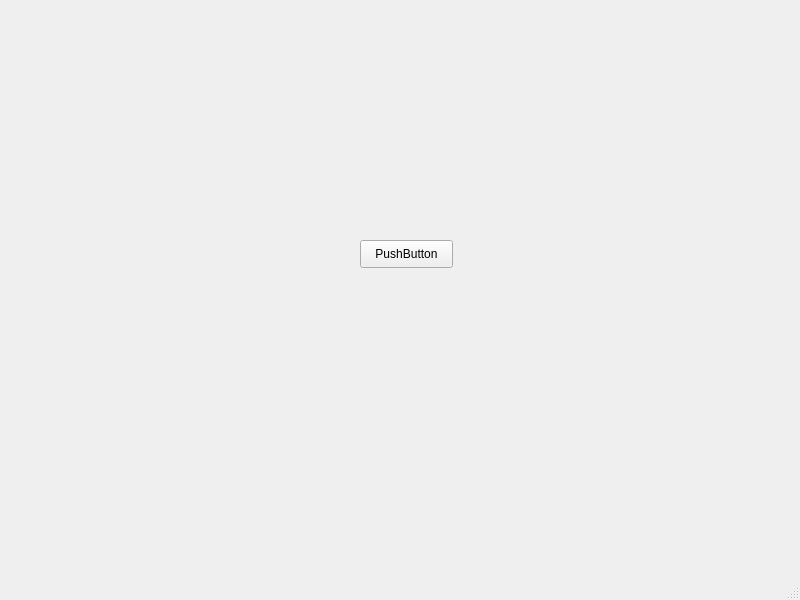
<?xml version="1.0" encoding="UTF-8"?>
<ui version="4.0">
 <class>MainWindow</class>
 <widget class="QMainWindow" name="MainWindow">
  <property name="geometry">
   <rect>
    <x>0</x>
    <y>0</y>
    <width>800</width>
    <height>600</height>
   </rect>
  </property>
  <property name="windowTitle">
   <string>MainWindow</string>
  </property>
  <widget class="QWidget" name="centralwidget">
   <widget class="QPushButton" name="pushButton">
    <property name="geometry">
     <rect>
      <x>360</x>
      <y>240</y>
      <width>93</width>
      <height>28</height>
     </rect>
    </property>
    <property name="text">
     <string>PushButton</string>
    </property>
   </widget>
  </widget>
  <widget class="QMenuBar" name="menubar">
   <property name="geometry">
    <rect>
     <x>0</x>
     <y>0</y>
     <width>800</width>
     <height>26</height>
    </rect>
   </property>
  </widget>
  <widget class="QStatusBar" name="statusbar"/>
 </widget>
 <resources/>
 <connections>
  <connection>
   <sender>pushButton</sender>
   <signal>clicked()</signal>
   <receiver>MainWindow</receiver>
   <slot>on_button_clicked()</slot>
   <hints>
    <hint type="sourcelabel">
     <x>390</x>
     <y>280</y>
    </hint>
    <hint type="destinationlabel">
     <x>393</x>
     <y>387</y>
    </hint>
   </hints>
  </connection>
 </connections>
 <slots>
  <slot>on_button_clicked()</slot>
 </slots>
</ui>
